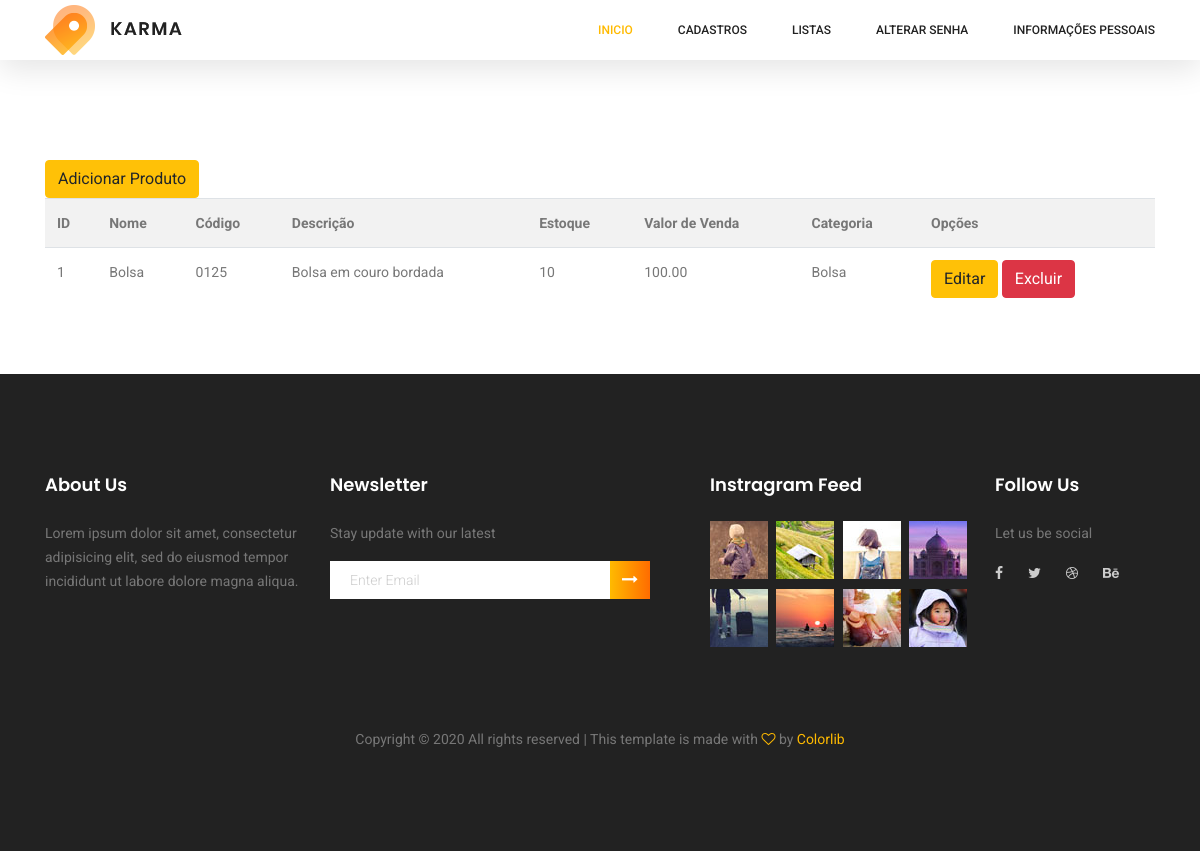
Page /listar/produtos/ (signed in) on the earlier database version.
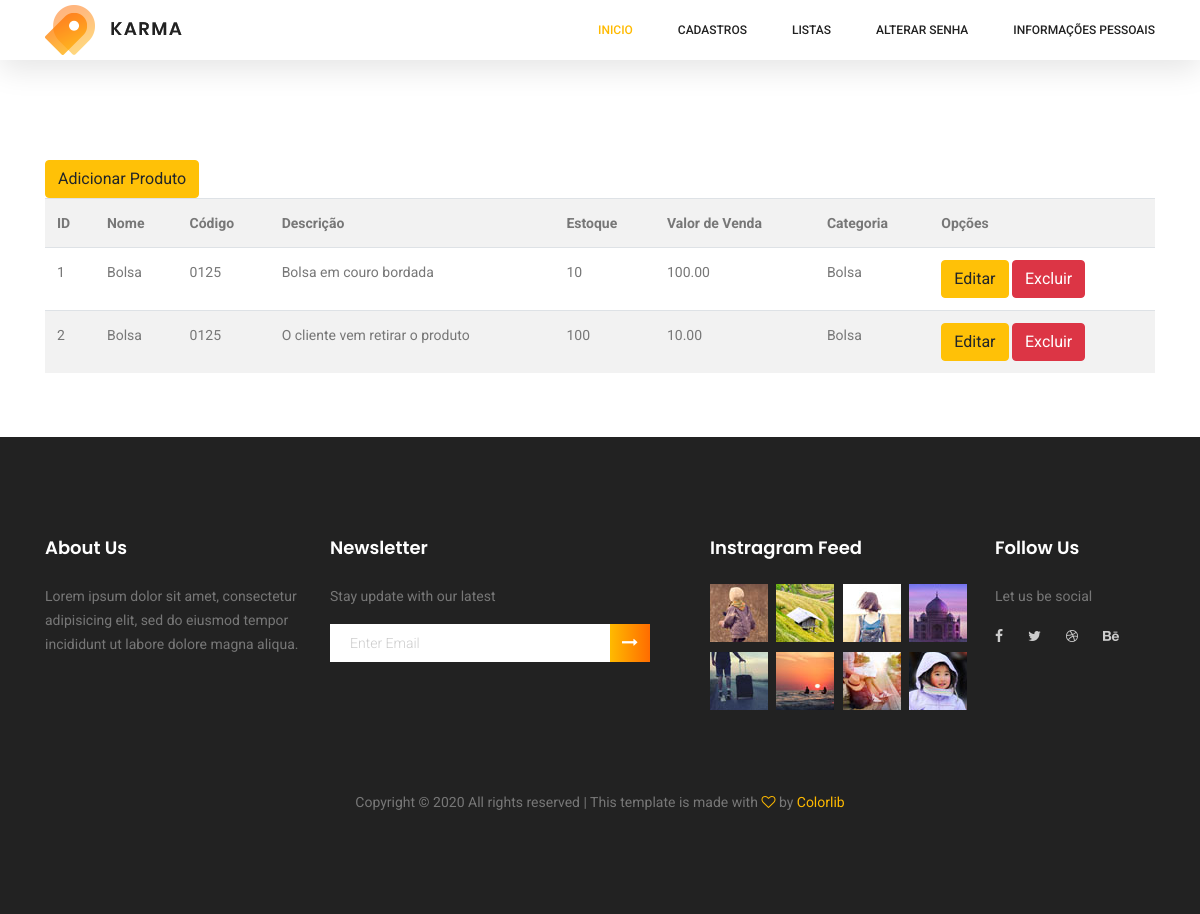
Same page on the later database version.
### cadastros/models.py (models this page shows, shortened)
class Produto(models.Model):
    codigo = models.CharField(max_length=100)
    nome = models.CharField(max_length=100)
    descricao = models.CharField(max_length=100)
    estoque = models.IntegerField()
    valorVenda = models.DecimalField(max_digits=50, decimal_places=2)
    categoria = models.ForeignKey(Categoria, on_delete=models.PROTECT)

class Categoria(models.Model):
    nome = models.CharField(max_length=100)
    descricao = models.CharField(max_length=100)

### cadastros/views.py (the view)
# urls.py: path('listar/produtos/', ProdutoList.as_view(), name="listar-produtos"),
class ProdutoList(LoginRequiredMixin, ListView):
    model = Produto
    template_name = 'cadastros/listar_produtos.html'
    login_url = reverse_lazy('login')

### cadastros/templates/cadastros/listar_produtos.html
{% extends 'cadastros/formulario.html' %}
{% load crispy_forms_tags %}
{% block conteudo %}
<div class="container mt-5 py-5">
    <div class="row pt-5 mt-3">
        <div class="col-lg">
            <a href="{% url 'cadastrar-produto' %}" class="btn btn-warning">Adicionar Produto</a>
            <table class="table table-striped">
                <tr>
                    <th>ID</th>
                    <th>Nome</th>
                    <th>Código</th>
                    <th>Descrição</th>
                    <th>Estoque</th>
                    <th>Valor de Venda</th>
                    <th>Categoria</th>
                    <th>Opções</th>
                </tr>
                {% for produto in object_list %}
                <tr>
                    <td>{{produto.pk}}</td>
                    <td>{{produto.nome}}</td>
                    <td>{{produto.codigo}}</td>
                    <td>{{produto.descricao}}</td>
                    <td>{{produto.estoque}}</td>
                    <td>{{produto.valorVenda}}</td>
                    <td>{{produto.categoria.nome}}</td>
                    <td>
                        <a href="{% url 'atualizar-produto' produto.pk %}" class="btn btn-warning">Editar</a>
                        <a href="{% url 'deletar-produto' produto.pk %}" class="btn btn-danger">Excluir</a>
                    </td>
                </tr>
                {% empty %}
                <tr>
                    <td colspan="3">Nenhum produto cadastrado!</td>
                </tr>
                {% endfor %}
            </table>
        </div>
    </div>
</div>
{% endblock %}

Differences in the rows shown:
added Produto: pk "2", nome "Bolsa", codigo "0125", descricao "O cliente vem retirar o produto", estoque "100", valorVenda "10.00", categoria.nome "Bolsa"
